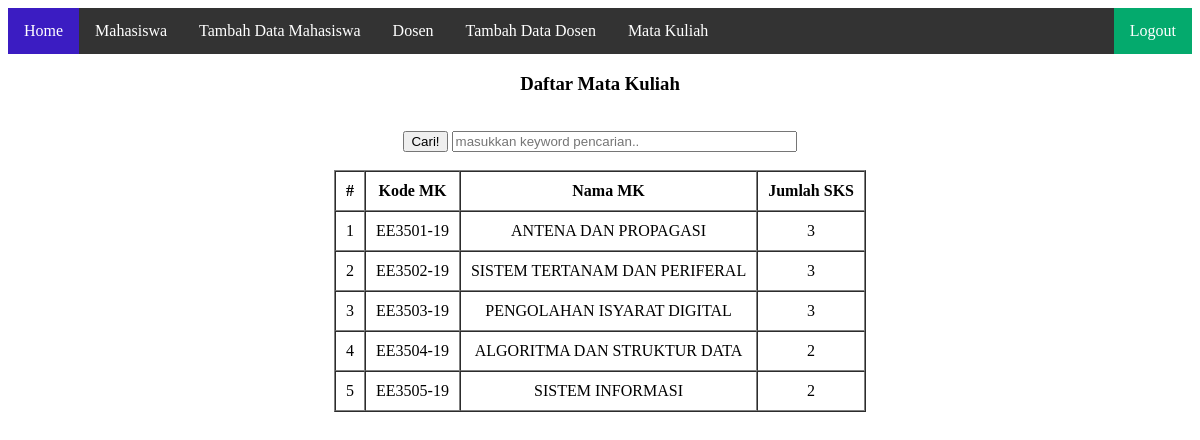
The app's page /matakuliah.php (signed in) with its own data.
### tables this page shows
CREATE TABLE `tb_matakuliah` (
  `kode_mk` char(25) NOT NULL,
  `nama_mk` char(100) DEFAULT NULL,
  `sks` char(10) DEFAULT NULL
);

### functions.php (called while the page is built, shortened)
<?php
function koneksi()
{
  return mysqli_connect('localhost', 'root', '', 'sistem_informasi');
}
function query($query)
{
  $conn = koneksi();
  $result = mysqli_query($conn, $query);
  $rows = [];
  while ($row = mysqli_fetch_assoc($result)) {
    $rows[] = $row;
  }
  return $rows;
}

### matakuliah.php (the view, shortened to what this page needs)
<?php
require 'functions.php';
$matakuliah = query("SELECT * FROM tb_matakuliah");
?>
<!DOCTYPE html>
<html lang="en">
<head>
  <link rel="stylesheet" type="text/css" href="style.css">
</head>
<body align=center>
  <ul id="atas">
    <li style="float:left"><a class="home" href="index.php">Home</a></li>
    <li style="float:left"><a href="mahasiswa.php">Mahasiswa</a></li>
    <li style="float:left"><a href="tambahm.php">Tambah Data Mahasiswa</a>
    <li style="float:left"><a href="dosen.php">Dosen</a></li>
    <li style="float:left"><a href="tambahd.php">Tambah Data Dosen</a>
    <li style="float:left"><a href="matakuliah.php">Mata Kuliah</a>
    <li style="float:right"><a class="active" href="logout.php">Logout</a></li>
  </ul>
  <h3>Daftar Mata Kuliah</h3>
  <br>
  <form action="" method="POST">
    <button type="submit" name="carimk">Cari!</button>
    <input type="text" name="keyword" size="40" placeholder="masukkan keyword pencarian.." autocomplete="off" autofocus>
  </form>
  <br>
  <table align=center border="1" cellpadding="10" cellspacing="0">
    <tr>
      <th>#</th>
      <th>Kode MK</th>
      <th>Nama MK</th>
      <th>Jumlah SKS</th>
    </tr>
    <?php $i = 1;
    foreach ($matakuliah as $mk) : ?>
      <tr>
        <td><?= $i++; ?></td>
        <td><?= $mk['kode_mk']; ?></td>
        <td><?= $mk['nama_mk']; ?></td>
        <td><?= $mk['sks']; ?></td>
      </tr>
    <?php endforeach; ?>
  </table>
</body>
</html>

### style.css (style rules this page uses)
ul { list-style-type: none; margin: 0; padding: 0; overflow: hidden; }
#atas { background-color: #333; }
.home { background-color: #3b1cc2; }
li a { display: block; color: white; text-align: center; padding: 14px 16px; text-decoration: none; }
.active { background-color: #04AA6D; }

### records on screen
tb_matakuliah: kode_mk "EE3501-19", nama_mk "ANTENA DAN PROPAGASI", sks "3"
tb_matakuliah: kode_mk "EE3502-19", nama_mk "SISTEM TERTANAM DAN PERIFERAL", sks "3"
tb_matakuliah: kode_mk "EE3503-19", nama_mk "PENGOLAHAN ISYARAT DIGITAL", sks "3"
tb_matakuliah: kode_mk "EE3504-19", nama_mk "ALGORITMA DAN STRUKTUR DATA", sks "2"
tb_matakuliah: kode_mk "EE3505-19", nama_mk "SISTEM INFORMASI", sks "2"
